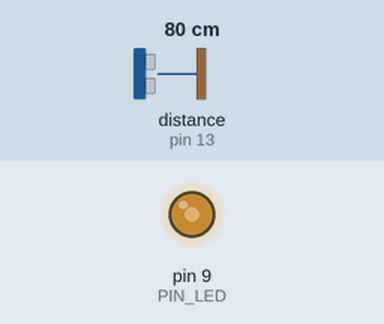
A sketch run on a simulated Arduino Uno, built with avr-gcc and run on an emulated ATmega328P. On the bench: output pins drawn as LEDs (lit = HIGH). Wiring (inferred from the names in the program): ultrasonic range finder: trigger pin 12; echo pin 13. Inputs (shaded band) come from the test bench; at power-on: distance to the obstacle (sensor on pin 13) 80 cm. The echo pulse lasts 58.3 µs per cm; pins used as bus, display or sensor lines are not drawn; what the sketch prints to the serial monitor is not drawn.

Above: at 0.1 s.
Timing chart, 0 to 1.6 s (numbered marks = the images above):
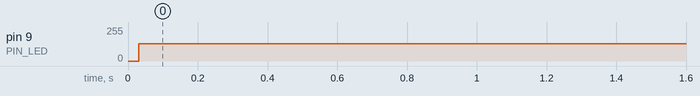

Measured:
- by itself, pin 9 (PIN_LED): 0/255 → 128/255 at 0.03 s

The sketch:

08_led_control_.ino
```cpp
// Arduino pin assignment
#define PIN_LED 9
#define PIN_TRIG 12
#define PIN_ECHO 13

// configurable parameters
#define SND_VEL 346.0 // sound velocity at 24 celsius degree (unit: m/s)
#define INTERVAL 25 // sampling interval (unit: ms)
#define _DIST_MIN 100 // minimum distance to be measured (unit: mm)
#define _DIST_MAX 300 // maximum distance to be measured (unit: mm)

// global variables
float timeout; // unit: us
float dist_min, dist_max, dist_raw; // unit: mm
unsigned long last_sampling_time; // unit: ms
float scale; // used for pulse duration to distance conversion

void setup() {
// initialize GPIO pins
  pinMode(PIN_LED,OUTPUT);
  pinMode(PIN_TRIG,OUTPUT);
  digitalWrite(PIN_TRIG, LOW);
  pinMode(PIN_ECHO,INPUT);

// initialize USS related variables
  dist_min = _DIST_MIN;
  dist_max = _DIST_MAX;
  timeout = (INTERVAL / 2) * 1000.0; // precalculate pulseIn() timeout value. (unit: us)
  dist_raw = 0.0; // raw distance output from USS (unit: mm)
  scale = 0.001 * 0.5 * SND_VEL;

// initialize serial port
  Serial.begin(57600);

// initialize last sampling time
  last_sampling_time = 0;
}

void loop() {
// wait until next sampling time.
// millis() returns the number of milliseconds since the program started. Will overflow after 50 days.
  if(millis() < last_sampling_time + INTERVAL) return;

// get a distance reading from the USS
  dist_raw = USS_measure(PIN_TRIG,PIN_ECHO);

// output the read value to the serial port
  Serial.print("Min:0,");
  Serial.print("raw:");
  Serial.print(dist_raw);
  Serial.print(",");
  Serial.println("Max:400");

// turn on the LED if the distance is between dist_min and dist_max
  if ((dist_raw >= dist_min && dist_raw < 130)  || (dist_raw > 270 && dist_raw <= dist_max)){
    analogWrite(PIN_LED, 240);
  }else if((dist_raw>=130&&dist_raw<150)||(dist_raw >250 && dist_raw <=270 )){
    analogWrite(PIN_LED, 180);
  }else if(dist_raw <= 250 || dist_raw >=150) {
    if(dist_raw >= 180 && dist_raw <= 220){
      analogWrite(PIN_LED, 0);
    }else{
      analogWrite(PIN_LED, 128);
     }
  }


// update last sampling time
  last_sampling_time += INTERVAL;
}

// get a distance reading from USS. return value is in millimeter.
float USS_measure(int TRIG, int ECHO)
{
  float reading;
  digitalWrite(TRIG, HIGH);
  delayMicroseconds(10);
  digitalWrite(TRIG, LOW);
  reading = pulseIn(ECHO, HIGH, timeout) * scale; // unit: mm
  if(reading < dist_min || reading > dist_max) reading = dist_raw; // return 0 when out of range.
  return reading;
  // Pulse duration to distance conversion example (target distance = 17.3m)
  // - round trip distance: 34.6m
  // - expected pulse duration: 0.1 sec, or 100,000us
  // - pulseIn(ECHO, HIGH, timeout) * 0.001 * 0.5 * SND_VEL
  //           = 100,000 micro*sec * 0.001 milli/micro * 0.5 * 346 meter/sec
  //           = 100,000 * 0.001 * 0.5 * 346 * micro * sec * milli * meter
  //                                           ----------------------------
  //                                           micro * sec
  //           = 100 * 173 milli*meter = 17,300 mm = 17.3m
  // pulseIn() returns microseconds.
}
```
